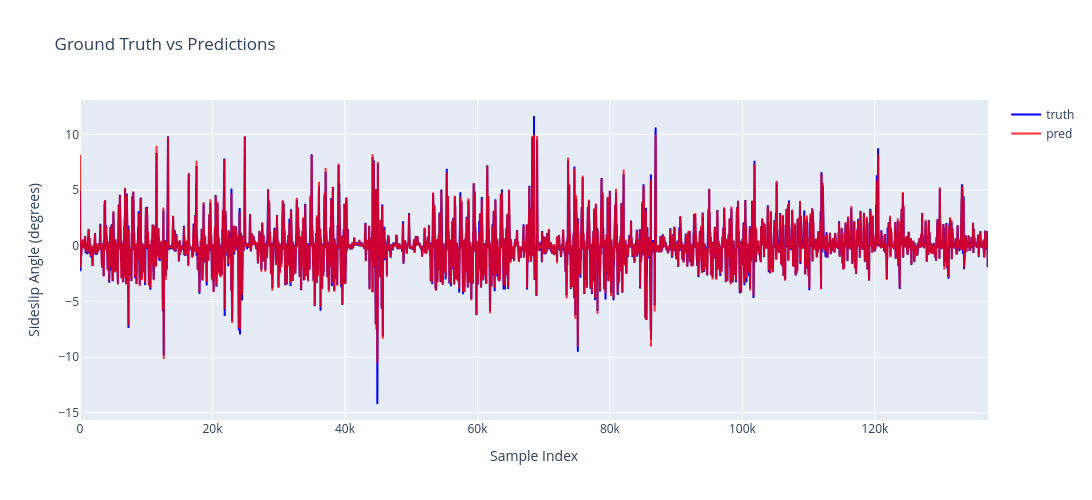

Write notebook code for a chart like this one.
### Markdown cell above
## Interactive Visualization with Plotly

We use Plotly for this visualization because it allows you to:
- **Zoom in/out** to examine specific regions
- **Pan** across the signal
- **Hover** to see exact values

**What to look for:**
- The red line (predictions) should closely follow the blue line (ground truth)
- The model should capture both large trends and smaller variations
- Performance is slightly better here than validation because this includes training data

**Note:** If Plotly doesn't work in your environment, you can replace it with matplotlib by using `plt.plot()`.

### Code cell
import plotly.graph_objects as go

model.eval()
total_loss = 0  
preds = []
ground_truths = []

with torch.no_grad():
    for step, (x, y) in enumerate(train_dataloader_unshuffled):
        X, y = x.to(device), y.to(device).reshape([len(y), 1])

        pred = model(X)
        loss = criterion(pred, y)
        total_loss += loss.item()
        
        preds.append(pred.reshape(-1).cpu().numpy())
        ground_truths.append(y.reshape(-1).cpu().numpy())

    print(f"Avg. Loss: {total_loss/(step + 1)}")
    
    ground_truths = np.concatenate(ground_truths)
    preds = np.concatenate(preds)

# Create interactive plot
fig = go.Figure()
fig.add_trace(go.Scatter(y=ground_truths, mode='lines', name='truth', line=dict(color='blue')))
fig.add_trace(go.Scatter(y=preds.flatten(), mode='lines', name='pred', line=dict(color='red'), opacity=0.8))
fig.update_layout(
    title='Ground Truth vs Predictions',
    xaxis_title='Sample Index',
    yaxis_title='Sideslip Angle (degrees)',
    width=1200,
    height=500
)
fig.show()

### Figure 1 — Plotly figure (JSON) as saved in the notebook; plotly's stock layout.template omitted (floating-point values rounded to 4 significant figures; data arrays with more than 128 entries replaced by an {"elided": "..."} marker saying what was removed)
{"data": [{"line": {"color": "blue"}, "mode": "lines", "name": "truth", "type": "scatter", "y": {"elided": "137080 float values"}}, {"line": {"color": "red"}, "mode": "lines", "name": "pred", "opacity": 0.8, "type": "scatter", "y": {"elided": "137080 float values"}}], "layout": {"height": 500, "title": {"text": "Ground Truth vs Predictions"}, "width": 1200, "xaxis": {"title": {"text": "Sample Index"}}, "yaxis": {"title": {"text": "Sideslip Angle (degrees)"}}}}
